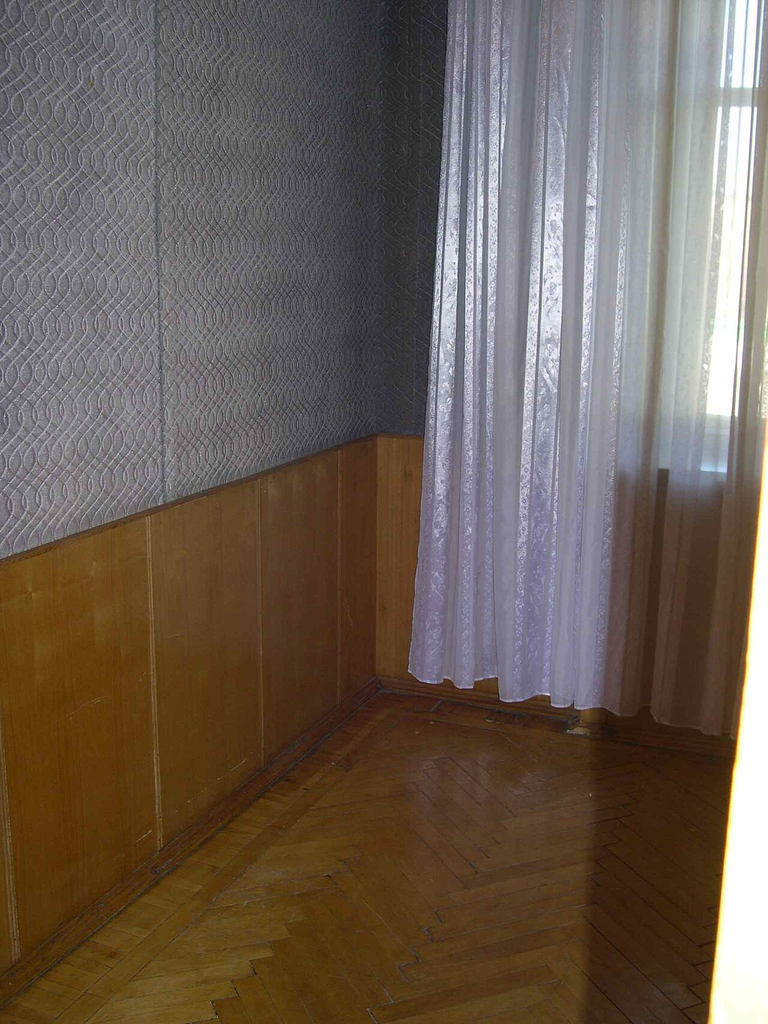
#> input picture docs/assets/example/source.png, 768 x 1024 px
$ python -i audit_v07.py   (imports and definitions only)   (older library calls are emulated)
#> lines starting #> are read from the running program, lines starting #| are printed output that depends on the picture
### src/roomcraft/preprocess.py
"""CPU preprocessing. All transforms are shared by image and mask."""

from pathlib import Path

import cv2
import numpy as np
from PIL import Image, ImageDraw, ImageOps


def read_rgb(path: Path) -> Image.Image:
#> called with path = '../docs/assets/example/source.png'
    with Image.open(path) as image:
#> image is the input picture: PIL image 768x1024 RGB; mean R, G, B 108.1, 95.4, 85
        return ImageOps.exif_transpose(image).convert("RGB")


def binary_mask(image: Image.Image) -> Image.Image:
    return image.convert("L").point(lambda value: 255 if value >= 128 else 0)


# [21 lines left out: function prepare, not called in this run]


def canny(image: Image.Image, low: int = 100, high: int = 200) -> Image.Image:
    edges = cv2.Canny(np.asarray(image.convert("L")), low, high)
    return Image.fromarray(edges).convert("RGB")


# [11 lines left out: functions composite, save_prepared, not called in this run]

### scripts/audit_v07.py
"""Free, repeatable native-pixel audit and hash-locked inference-only protocol."""

import html
import json
import shutil
from pathlib import Path

import cv2
import numpy as np
from PIL import Image, ImageDraw

from roomcraft.common import sha256, write_json
from roomcraft.preprocess import read_rgb

ROOT = Path(__file__).resolve().parents[1]
OUT = ROOT / "outputs/v07"


def image_record(path):
    image = read_rgb(path)
    with Image.open(path) as encoded:
        container = {"format": encoded.format, "encoded_mode": encoded.mode}
#> container = {'format': 'PNG', 'encoded_mode': 'RGB'}
    gray = cv2.cvtColor(np.asarray(image), cv2.COLOR_RGB2GRAY).astype(np.float32)
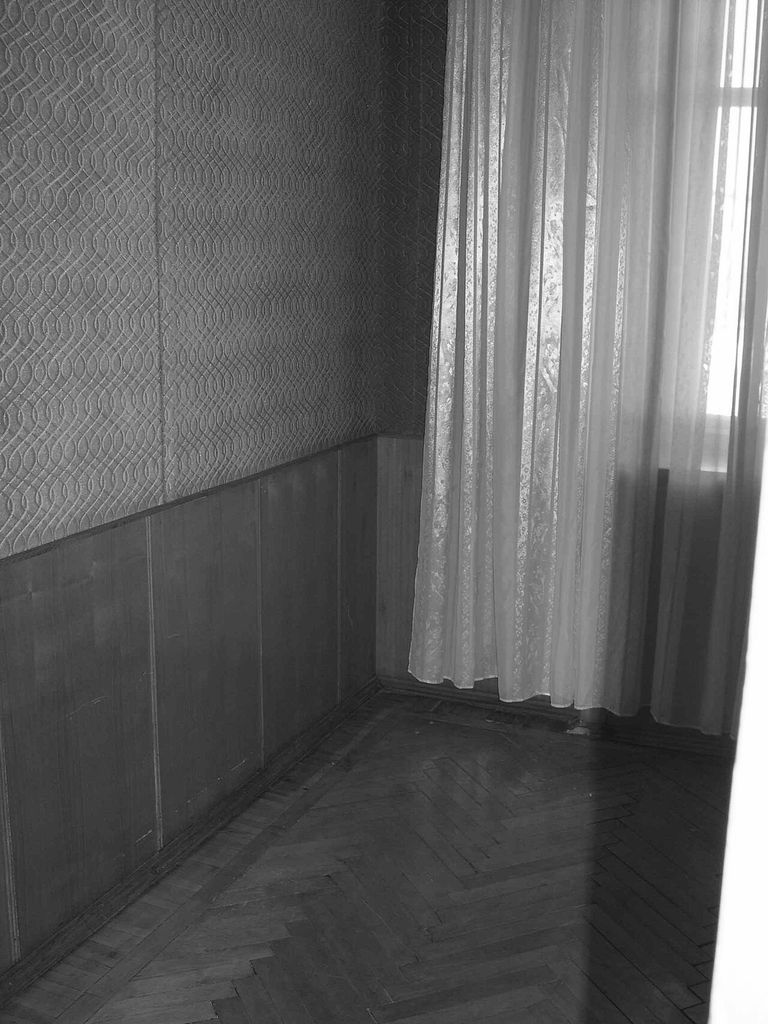
#> gray: shape (1024, 768) float32; min 13, max 255, mean 98
    return {
#> (the run stopped early here; a loop or call above may not have finished)

$ run again, on docs/assets/example/base.png
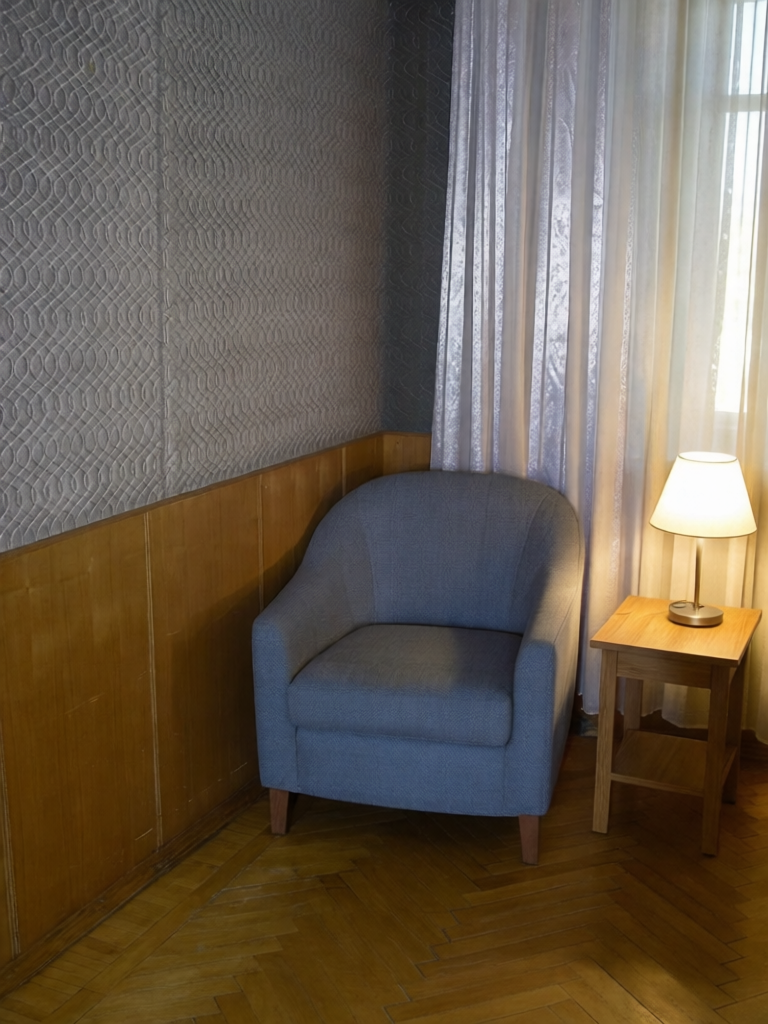
#> input picture docs/assets/example/base.png, 768 x 1024 px
#> in read_rgb, image is the input picture: PIL image 768x1024 RGB; mean R, G, B 106.1, 94.2, 79.5
#> in image_record, `gray = cv2.cvtColor(np.asarray(image), cv2.COLOR_RGB2GRAY).astype(np.f..`:
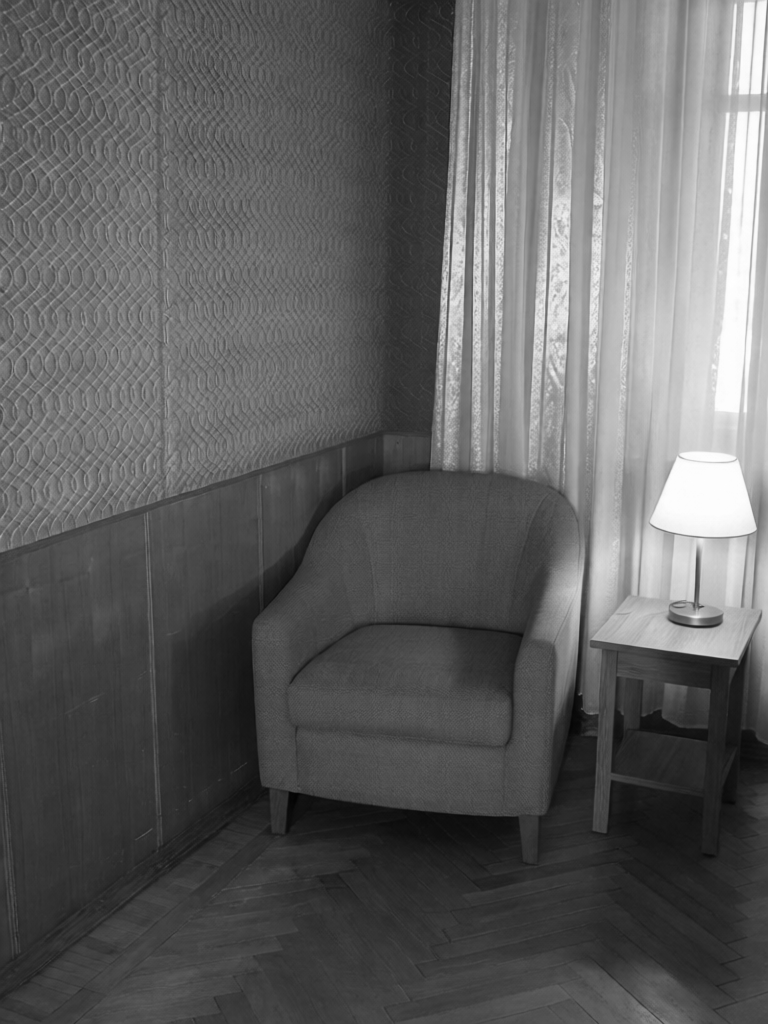
#> gray: shape (1024, 768) float32; min 3, max 255, mean 96.1

$ run again, on docs/assets/example/roomcraft.png
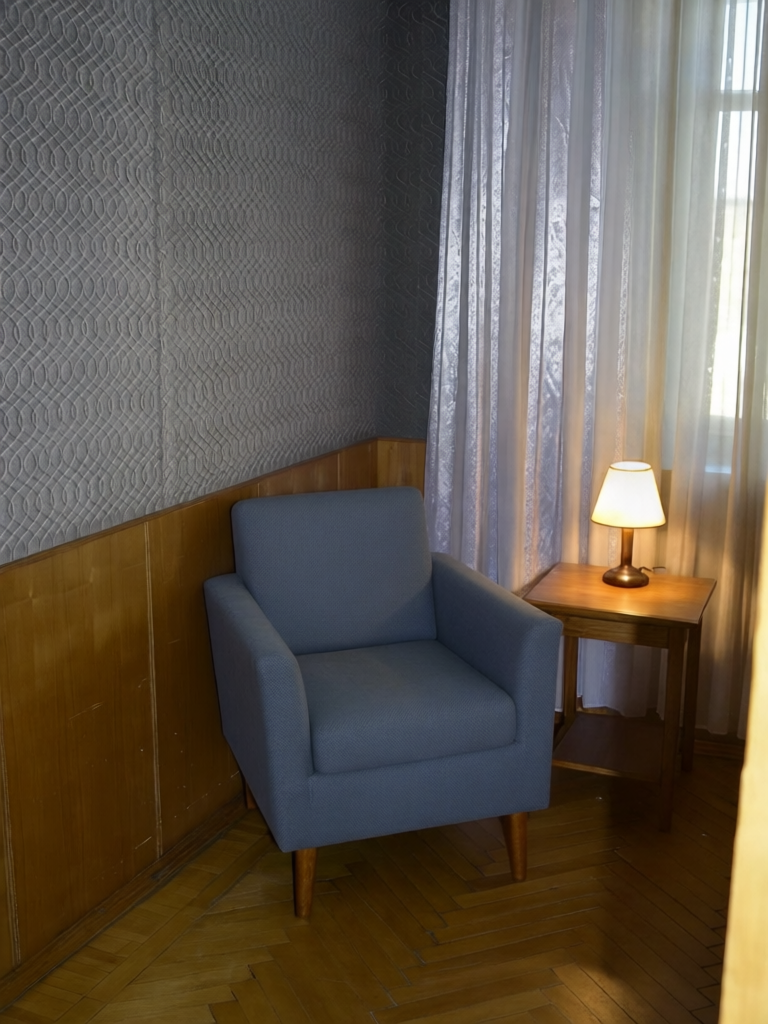
#> input picture docs/assets/example/roomcraft.png, 768 x 1024 px
#> in read_rgb, image is the input picture: PIL image 768x1024 RGB; mean R, G, B 98.7, 89.5, 78.2
#> in image_record, `gray = cv2.cvtColor(np.asarray(image), cv2.COLOR_RGB2GRAY).astype(np.f..`:
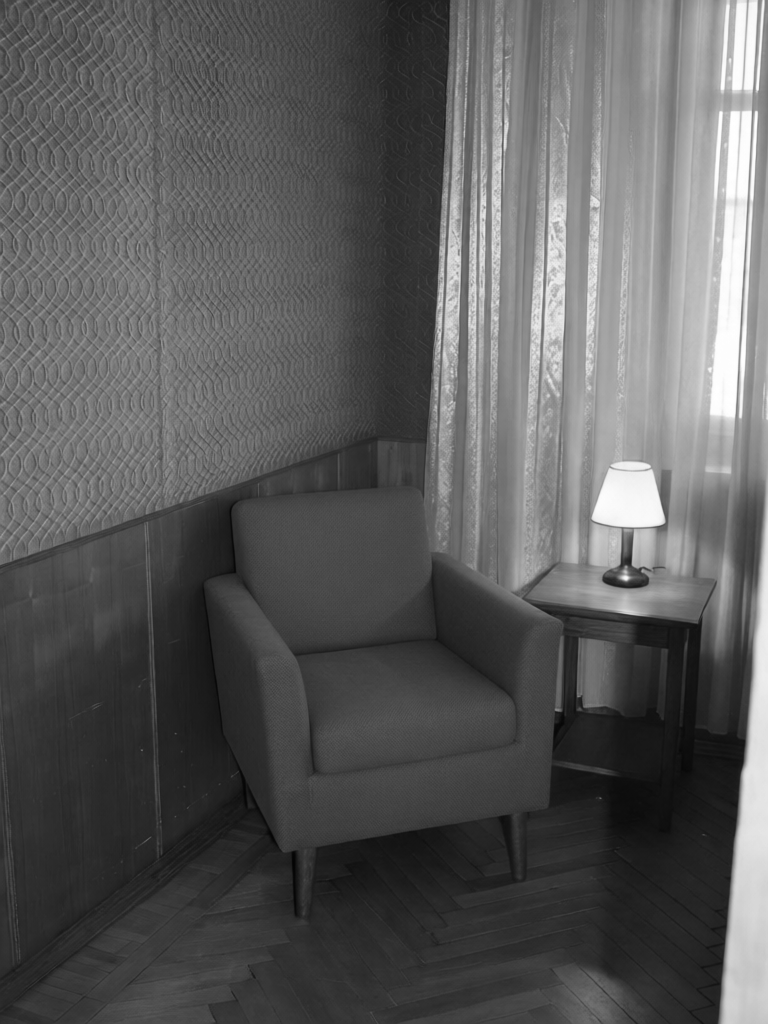
#> gray: shape (1024, 768) float32; min 3, max 255, mean 91
